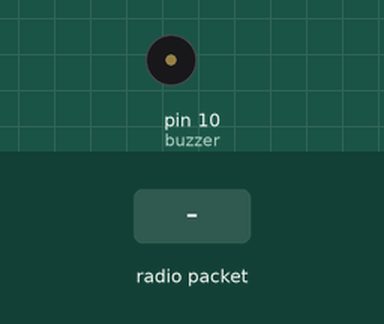
This sketch was run on a simulated Arduino Uno, built with avr-gcc and run on an emulated ATmega328P. On the bench: buzzer (waves = sounding, pin HIGH). Inputs (shaded band) come from the test bench. No radio packets arrive unless stated.

Above: at 1.2 s.
1.3 s: radio packet "toggle_buz" arrives
At 2.1 s:
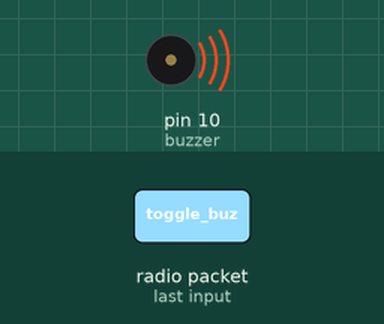
2.8 s: radio packet "toggle_no" arrives
At 3.2 s:
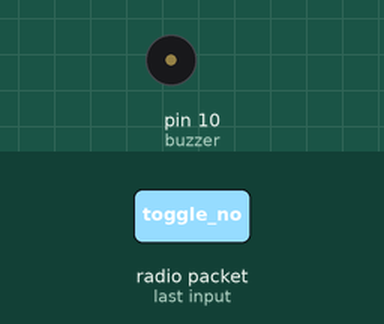
Timing chart, 0 to 5.8 s (numbered marks = the images above; inputs shaded):
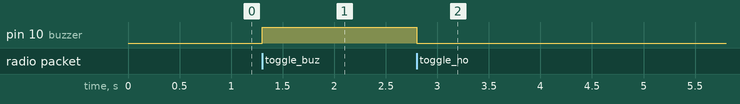

The sketch:

receive.ino
```cpp
#include <RH_ASK.h>
#include <SPI.h>

RH_ASK driver;
const int buzzer =  10;
void setup()
{
    pinMode(buzzer, OUTPUT);
    Serial.begin(9600); // Debugging only
    if (!driver.init())
         Serial.println("init failed");
}

void loop()
{
    uint8_t buf[10];
    uint8_t buflen = sizeof(buf);
    if (driver.recv(buf, &buflen))
    {
      int i;
      String cleanInput = String((char*)buf).substring(0,10);
      String cleanInput2 = String((char*)buf).substring(0,9);
      if(cleanInput == "toggle_buz"){

          digitalWrite(buzzer, HIGH);

          }

       if(cleanInput2 == "toggle_no"){

          digitalWrite(buzzer, LOW);

          }
      }

}
```

Measured:
- after the input at 1.3 s, pin 10 (buzzer): LOW → HIGH at once
- after the input at 2.8 s, pin 10 (buzzer): HIGH → LOW at once
